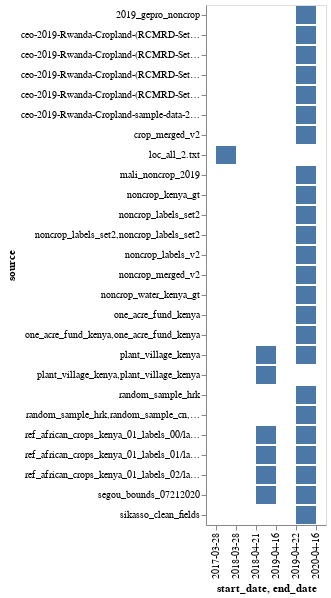

Notebook code cell kept with this figure:
### Code cell
alt.Chart(date_ranges).mark_bar().encode(
    x='start_date',
    x2='end_date',
    y='source'
)

### Figure 1 — Vega-Lite specification as saved in the notebook (floating-point values rounded to 4 significant figures)
{"config": {"view": {"continuousWidth": 400, "continuousHeight": 300}}, "data": {"name": "data-4bbb2cf45d317cbbb1a5d67845b46a9e"}, "mark": "bar", "encoding": {"x": {"type": "nominal", "field": "start_date"}, "x2": {"field": "end_date"}, "y": {"type": "nominal", "field": "source"}}, "$schema": "https://vega.github.io/schema/vega-lite/v4.8.1.json", "datasets": {"data-4bbb2cf45d317cbbb1a5d67845b46a9e": [{"start_date": "2017-03-28", "end_date": "2018-03-28", "source": "loc_all_2.txt", "country": "global"}, {"start_date": "2019-04-22", "end_date": "2020-04-16", "source": "noncrop_water_kenya_gt", "country": "Kenya"}, {"start_date": "2019-04-22", "end_date": "2020-04-16", "source": "noncrop_kenya_gt", "country": "Kenya"}, {"start_date": "2019-04-22", "end_date": "2020-04-16", "source": "noncrop_labels_set2", "country": "Kenya"}, {"start_date": "2019-04-22", "end_date": "2020-04-16", "source": "noncrop_labels_v2", "country": "Kenya"}, {"start_date": "2019-04-22", "end_date": "2020-04-16", "source": "noncrop_labels_set2,noncrop_labels_set2", "country": "Kenya"}, {"start_date": "2019-04-22", "end_date": "2020-04-16", "source": "one_acre_fund_kenya", "country": "Kenya"}, {"start_date": "2019-04-22", "end_date": "2020-04-16", "source": "plant_village_kenya", "country": "Kenya"}, {"start_date": "2018-04-21", "end_date": "2019-04-16", "source": "plant_village_kenya", "country": "Kenya"}, {"start_date": "2019-04-22", "end_date": "2020-04-16", "source": "2019_gepro_noncrop", "country": "Kenya"}, {"start_date": "2019-04-22", "end_date": "2020-04-16", "source": "one_acre_fund_kenya,one_acre_fund_kenya", "country": "Kenya"}, {"start_date": "2019-04-22", "end_date": "2020-04-16", "source": "ref_african_crops_kenya_01_labels_00/labels.geojson", "country": "Kenya"}, {"start_date": "2018-04-21", "end_date": "2019-04-16", "source": "ref_african_crops_kenya_01_labels_00/labels.geojson", "country": "Kenya"}, {"start_date": "2019-04-22", "end_date": "2020-04-16", "source": "ref_african_crops_kenya_01_labels_01/labels.geojson", "country": "Kenya"}, {"start_date": "2018-04-21", "end_date": "2019-04-16", "source": "plant_village_kenya,plant_village_kenya", "country": "Kenya"}, {"start_date": "2019-04-22", "end_date": "2020-04-16", "source": "ref_african_crops_kenya_01_labels_02/labels.geojson", "country": "Kenya"}, {"start_date": "2018-04-21", "end_date": "2019-04-16", "source": "ref_african_crops_kenya_01_labels_01/labels.geojson", "country": "Kenya"}, {"start_date": "2018-04-21", "end_date": "2019-04-16", "source": "ref_african_crops_kenya_01_labels_02/labels.geojson", "country": "Kenya"}, {"start_date": "2019-04-22", "end_date": "2020-04-16", "source": "sikasso_clean_fields", "country": "Mali"}, {"start_date": "2019-04-22", "end_date": "2020-04-16", "source": "mali_noncrop_2019", "country": "Mali"}, {"start_date": "2018-04-21", "end_date": "2019-04-16", "source": "segou_bounds_07212020", "country": "Mali"}, {"start_date": "2019-04-22", "end_date": "2020-04-16", "source": "segou_bounds_07212020", "country": "Mali"}, {"start_date": "2019-04-22", "end_date": "2020-04-16", "source": "noncrop_merged_v2", "country": "Togo"}, {"start_date": "2019-04-22", "end_date": "2020-04-16", "source": "crop_merged_v2", "country": "Togo"}, {"start_date": "2019-04-22", "end_date": "2020-04-16", "source": "random_sample_hrk,random_sample_cn,BB_random_sample_1k,random_sample_bm", "country": "Togo"}, {"start_date": "2019-04-22", "end_date": "2020-04-16", "source": "random_sample_hrk", "country": "Togo"}, {"start_date": "2019-04-22", "end_date": "2020-04-16", "source": "ceo-2019-Rwanda-Cropland-(RCMRD-Set-1)-sample-data-2021-04-20.csv,ceo-2019-Rwanda-Cropland-(RCMRD-Set-2)-sample-data-2021-04-20.csv,ceo-2019-Rwanda-Cropland-sample-data-2021-04-20.csv", "country": "Rwanda"}, {"start_date": "2019-04-22", "end_date": "2020-04-16", "source": "ceo-2019-Rwanda-Cropland-(RCMRD-Set-1)-sample-data-2021-04-20.csv,ceo-2019-Rwanda-Cropland-(RCMRD-Set-2)-sample-data-2021-04-20.csv", "country": "Rwanda"}, {"start_date": "2019-04-22", "end_date": "2020-04-16", "source": "ceo-2019-Rwanda-Cropland-sample-data-2021-04-20.csv", "country": "Rwanda"}, {"start_date": "2019-04-22", "end_date": "2020-04-16", "source": "ceo-2019-Rwanda-Cropland-(RCMRD-Set-1)-sample-data-2021-04-20.csv", "country": "Rwanda"}, {"start_date": "2019-04-22", "end_date": "2020-04-16", "source": "ceo-2019-Rwanda-Cropland-(RCMRD-Set-2)-sample-data-2021-04-20.csv,ceo-2019-Rwanda-Cropland-sample-data-2021-04-20.csv", "country": "Rwanda"}]}}
